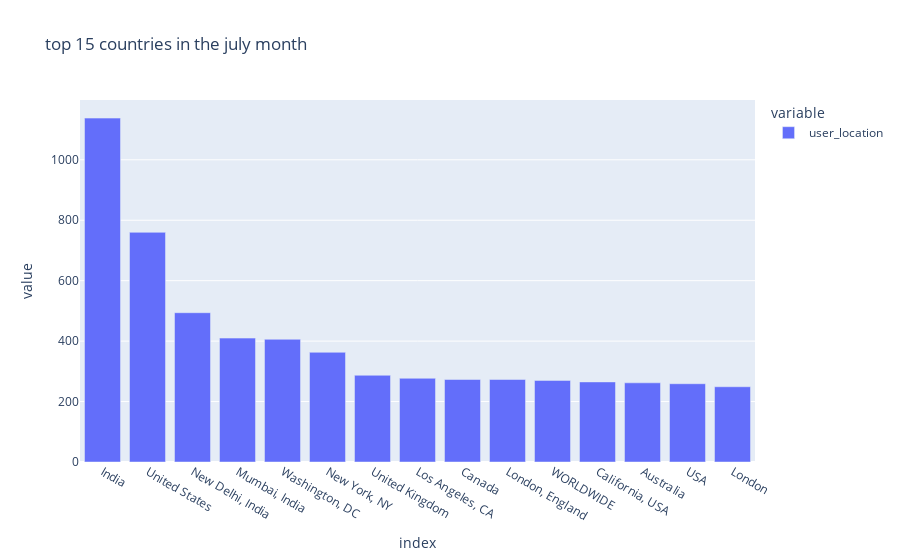

The code cell stored with this chart in its notebook:
### Code cell
import plotly.express as px
fig = px.bar(july[0:15],title="top 15 countries in the july month")
fig.show()

### Figure 1 — Plotly figure (JSON) as saved in the notebook; plotly's stock layout.template omitted (floating-point values rounded to 4 significant figures)
{"data": [{"alignmentgroup": "True", "hovertemplate": "variable=user_location<br>index=%{x}<br>value=%{y}<extra></extra>", "legendgroup": "user_location", "marker": {"color": "#636efa"}, "name": "user_location", "offsetgroup": "user_location", "orientation": "v", "showlegend": true, "textposition": "auto", "type": "bar", "x": ["India", "United States", "New Delhi, India", "Mumbai, India", "Washington, DC", "New York, NY", "United Kingdom", "Los Angeles, CA", "Canada", "London, England", "WORLDWIDE", "California, USA", "Australia", "USA", "London"], "xaxis": "x", "y": [1138, 760, 494, 410, 406, 363, 287, 277, 273, 273, 270, 265, 262, 259, 249], "yaxis": "y"}], "layout": {"barmode": "relative", "legend": {"title": {"text": "variable"}, "tracegroupgap": 0}, "title": {"text": "top 15 countries in the july month"}, "xaxis": {"anchor": "y", "domain": [0, 1], "title": {"text": "index"}}, "yaxis": {"anchor": "x", "domain": [0, 1], "title": {"text": "value"}}}}
